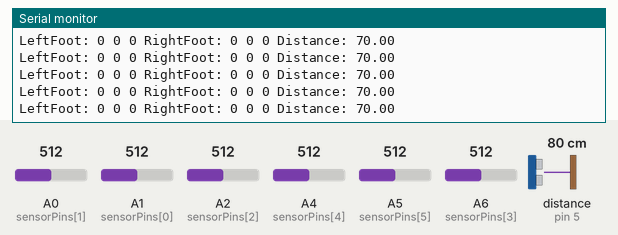
Recording of a sketch running on a simulated Arduino Nano, built with avr-gcc and run on an emulated ATmega328P. Shown: the last lines printed to the serial monitor. Wiring (inferred from the names in the program): ultrasonic range finder: trigger pin 4; echo pin 5. The test bench sets the inputs (shaded band); at power-on: A0 (sensorPins[1]) = 512, A1 (sensorPins[0]) = 512, A2 (sensorPins[2]) = 512, A4 (sensorPins[4]) = 512, A5 (sensorPins[5]) = 512, A6 (sensorPins[3]) = 512, distance to the obstacle (sensor on pin 5) 80 cm. The echo pulse lasts 58.3 µs per cm.

Above: at 7.2 s.
7.3 s: A0 (sensorPins[1]) set to 533
At 7.42 s:
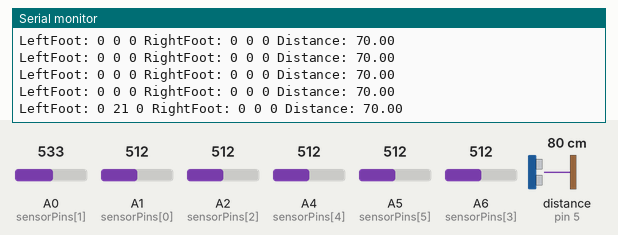
10.3 s: A1 (sensorPins[0]) set to 531
At 10.34 s:
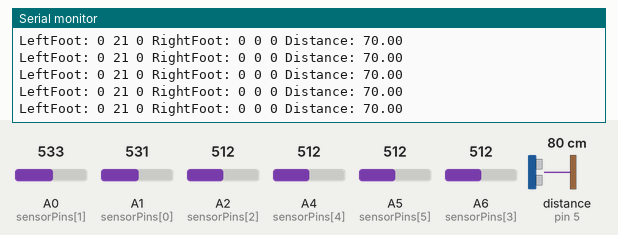
13.3 s: A2 (sensorPins[2]) set to 423
At 13.31 s:
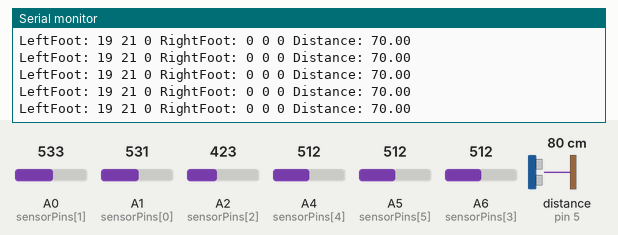
16.3 s: A2 (sensorPins[2]) set to 396
At 16.34 s:
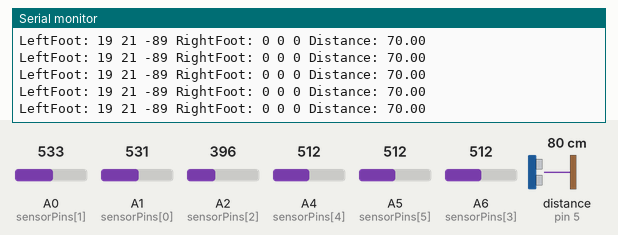
Timing chart, 0 to 19.3 s (numbered marks = the images above; inputs shaded):
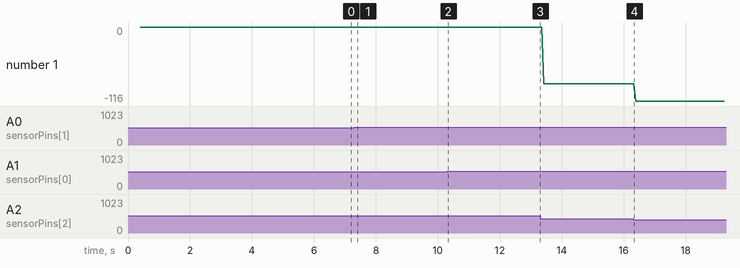

The sketch:

FinalCodeV2.ino
```cpp
// --------------------------------------------------LIBRARIES-------------------------------------------------------------
#include <SoftwareSerial.h>

// ------------------------------------------------DEFINING PINS-----------------------------------------------------------

#define NUM_SOURCES 6                                            // Number of strain guage pins
const int sensorPins[NUM_SOURCES] = { A1, A0, A2, A6, A4, A5 };  // Strain gauge pin numbers in order INSIDE/OUTSIDE/HEEL (LEFT FOOT) INSIDE/OUTSIDE/HEEL (RIGHT FOOT)

#define TRIG_PIN 4  // Ultrasound sensor pins
#define ECHO_PIN 5

#define delayMS 1  // defined delay between measurments

SoftwareSerial BTSerial(6, 7);  // RX, TX (Bluetooth module)

// ------------------------------------------------DEFINING VALUES----------------------------------------------------------
int strainValues[6] = { 0 };  // variables to store the read values
int counter = 0;

// ------------------------------------------DEFINING MODES FOR THE PROGRAM-------------------------------------------------
// 🔹 Declare the enum and variable globally so it's accessible in `loop()`
enum Mode { CALIBRATION, OPERATION };
Mode currentMode = OPERATION;  // Default mode

// ---------------------------------------------VARIABLES FOR CALIBRATION---------------------------------------------------
float sumReadings[NUM_SOURCES] = { 0 };       // Sum of all readings per source
int numReadings[NUM_SOURCES] = { 0 };           // Number of readings per source
float calibrationFactors[NUM_SOURCES] = { 0 };  // Final calibration factors

// ---------------------------------------------------------SETUP-----------------------------------------------------------
void setup() {
  Serial.begin(9600);    //  setup serial
  BTSerial.begin(9600);  // Bluetooth module baud rate

  // -----------------------------------------------ULTRASOUND SETUP-------------------------------------------------------
  pinMode(TRIG_PIN, OUTPUT);
  pinMode(ECHO_PIN, INPUT);
  Serial.println("\nStarting program in Calibration Mode");
  Serial.println("Calibrating...");
}

// ---------------------------------------------COLLECT CALIBRATION VALUES----------------------------------------------------
void calibrationMode() {
  for (int i = 0; i < NUM_SOURCES; i++) {
    sumReadings[i] += analogRead(sensorPins[i]);  // read the input pin
    numReadings[i]++;
  }
  delay(delayMS);
}
// --------------------------------------------COMPUTE CALIBRATION VALUES----------------------------------------------------
void computeAverages() {
  for (int i = 0; i < NUM_SOURCES; i++) {
    if (numReadings[i] > 0) {
      calibrationFactors[i] = sumReadings[i] / numReadings[i];
    } else {
      Serial.print("A");
      Serial.print(i);
      Serial.println(" - No data collected.");
    }
  }
}

  // --------------------------------------------------ULTRASOUND-----------------------------------------------------------
float distance;
float getDistance(){
  // send ultrasound pulse
  digitalWrite(TRIG_PIN, LOW);
  delayMicroseconds(2);
  digitalWrite(TRIG_PIN, HIGH);
  delayMicroseconds(10);
  digitalWrite(TRIG_PIN, LOW);

  long duration = pulseIn(ECHO_PIN, HIGH);  // get pulse time
  float distance = duration * 0.034 / 2;    // Convert to cm
  //Spike block
  if (distance > 70) {
    distance = 70;
    }

  return distance;
}

void operationMode() {
  // --------------------------------------------------LOADCELLS-----------------------------------------------------------
  for (int i = 0; i < NUM_SOURCES; i++) {
    strainValues[i] = (analogRead(sensorPins[i])) - calibrationFactors[i];  // read the input pin
  }
  distance = getDistance();

  // --------------------------------------------------SENDING DATA------------------------------------------------------------
  String data = "LeftFoot: " + String(strainValues[0]) + " " + String(strainValues[1]) + " " + String(strainValues[2]) + " RightFoot: " + String(strainValues[3]) + " " + String(strainValues[4]) + " " + String(strainValues[5]) + " Distance: " + String(distance);

  Serial.println(data);      // debug value
  //BTSerial.println(data);  // Send data via Bluetooth
  delay(delayMS);
}

// -----------------------------------------------BT COMMANDS MODE SWITCH----------------------------------------------------
void loop() {
  if (counter < 100) {
    calibrationMode();
  }
  else if (counter == 100){
    computeAverages();  // Compute final calibration factors when switching

    for (int i = 0; i < NUM_SOURCES; i++) {
      Serial.println("Calibration factor " + String(i) + ": " + String(calibrationFactors[i]));  // read the input pin
    }
    Serial.println("Switched to Operation Mode");
  }
  else {
      operationMode();
  }
  counter = counter + 1;

  }
```

Measured:
- after the input at 7.3 s, the serial monitor: prints a new line after 0.11 s (image 1)
- plotted number 1: 0 → -89 after the input at 13.3 s, -89 → -116 after the input at 16.3 s
